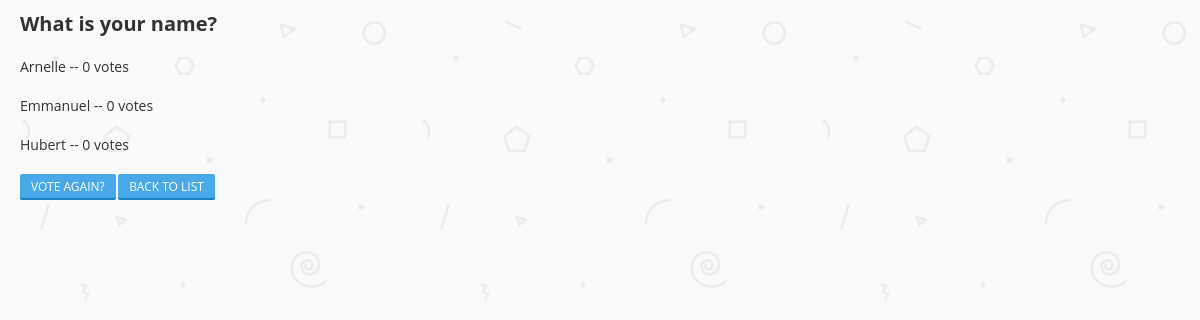
The app's page /polls/3/results/, older data.
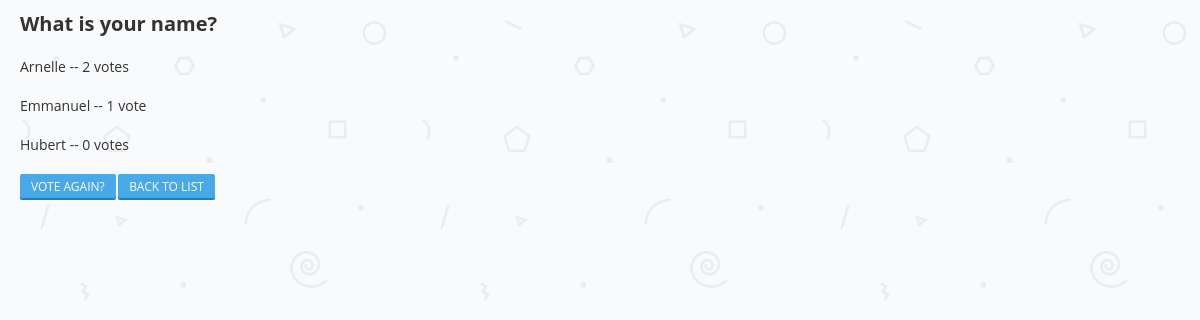
The same page, newer data.
### polls/models.py (models this page shows, shortened)
class Poll(models.Model):
    question = models.CharField(max_length = 200)
    pub_date = models.DateTimeField('date published')
    def was_published_recently(self):
        now = timezone.now()
        return now - datetime.timedelta(days = 1) <= self.pub_date <= now
    was_published_recently.admin_order_field = 'pub_date'
    was_published_recently.boolean = True
    was_published_recently.short_description = 'Published recently?'

class Choice(models.Model):
    poll = models.ForeignKey(Poll)
    choice_text = models.CharField(max_length = 200)
    votes = models.IntegerField(default = 0)

### polls/views.py (the view)
# urls.py: url(r'^(?P<pk>\d+)/results/$', views.ResultsView.as_view(), name = 'results'),
class ResultsView(generic.DetailView):
    template_name = 'polls/results.html'
    model = Poll
    def get_queryset(self):
        return Poll.objects.filter(pub_date__lte = timezone.now())

### polls/templates/polls/results.html
{% load staticfiles %}
<link rel="stylesheet" href="{% static 'polls/styles.css' %}">
<div class="wrapper">
    <div class="list">
        <h1 class="list-header">{{ poll.question }}</h1>
        <ul class="list-container">
            {% for choice in poll.choice_set.all %}
                <li class="list-item">{{ choice.choice_text }} -- {{ choice.votes }} vote{{ choice.votes | pluralize }}</li>
            {% endfor %}
        </ul>
        <div class="list-actions">
            <a href="{% url 'polls:detail' poll.id %}" class="button list-button">Vote again?</a>
            <a href="{% url 'polls:index' %}" class="button list-button">Back to List</a>
        </div>
    </div>
</div>

### polls/static/polls/styles.css (style rules this page uses)
*, *:before, *:after { margin: 0; padding: 0; -webkit-box-sizing: border-box; -moz-box-sizing: border-box; box-sizing: border-box; }
h1 { font-size: 2rem; }
.wrapper { padding: 10px; }
.list-header { margin: 0 0 10px 10px; }
.list-container { list-style: none; font-size: 1.4rem; color: #333333; }
.list-container > * { display: block; }
.list-item { display: block; padding: 10px; border-radius: 3px; }
.list-actions { margin: 10px 0 0 10px; }
.button { display: inline-block; font: normal 1.2rem/1 "Open Sans", "Ubuntu Mono"; text-transform: uppercase; color: #ffffff; padding: 6px 10px 4px 10px; background-color: #49A8E7; border: 1px solid #49A8E7; border-radius: 2px; box-shadow: 0 2px 0 #1A81C5; position: relative; outline: none; cursor: pointer; }
a.button { text-decoration: none; }

Row changes from the older to the newer data that the page shows:
changed Choice "Arnelle": votes "0" → "2"
changed Choice "Emmanuel": votes "0" → "1"; votes|pluralize "s" → (not shown)
